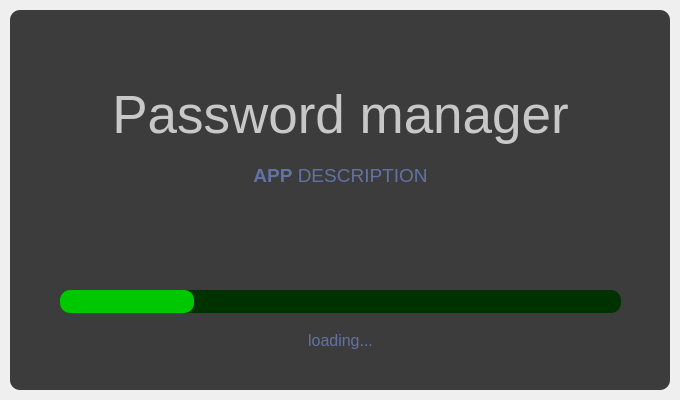
<?xml version="1.0" encoding="UTF-8"?>
<ui version="4.0">
 <class>SplashScreen</class>
 <widget class="QMainWindow" name="SplashScreen">
  <property name="geometry">
   <rect>
    <x>0</x>
    <y>0</y>
    <width>680</width>
    <height>400</height>
   </rect>
  </property>
  <property name="windowTitle">
   <string>MainWindow</string>
  </property>
  <widget class="QWidget" name="centralwidget">
   <layout class="QVBoxLayout" name="verticalLayout">
    <property name="spacing">
     <number>0</number>
    </property>
    <property name="leftMargin">
     <number>10</number>
    </property>
    <property name="topMargin">
     <number>10</number>
    </property>
    <property name="rightMargin">
     <number>10</number>
    </property>
    <property name="bottomMargin">
     <number>10</number>
    </property>
    <item>
     <widget class="QFrame" name="dropShadowFrame">
      <property name="styleSheet">
       <string notr="true">QFrame {	
	background-color: rgb(60, 60, 60);	
	border-radius: 10px;
}</string>
      </property>
      <property name="frameShape">
       <enum>QFrame::StyledPanel</enum>
      </property>
      <property name="frameShadow">
       <enum>QFrame::Raised</enum>
      </property>
      <widget class="QLabel" name="label_title">
       <property name="geometry">
        <rect>
         <x>0</x>
         <y>60</y>
         <width>661</width>
         <height>91</height>
        </rect>
       </property>
       <property name="font">
        <font>
         <family>Segoe UI</family>
         <pointsize>40</pointsize>
        </font>
       </property>
       <property name="styleSheet">
        <string notr="true">color: rgb(200, 200, 200);</string>
       </property>
       <property name="text">
        <string>&lt;html&gt;&lt;head/&gt;&lt;body&gt;&lt;p&gt;Password manager&lt;/p&gt;&lt;/body&gt;&lt;/html&gt;</string>
       </property>
       <property name="alignment">
        <set>Qt::AlignCenter</set>
       </property>
      </widget>
      <widget class="QLabel" name="label_description">
       <property name="geometry">
        <rect>
         <x>0</x>
         <y>150</y>
         <width>661</width>
         <height>31</height>
        </rect>
       </property>
       <property name="font">
        <font>
         <family>Segoe UI</family>
         <pointsize>14</pointsize>
        </font>
       </property>
       <property name="styleSheet">
        <string notr="true">color: rgb(98, 114, 164);</string>
       </property>
       <property name="text">
        <string>&lt;strong&gt;APP&lt;/strong&gt; DESCRIPTION</string>
       </property>
       <property name="alignment">
        <set>Qt::AlignCenter</set>
       </property>
      </widget>
      <widget class="QProgressBar" name="progressBar">
       <property name="geometry">
        <rect>
         <x>50</x>
         <y>280</y>
         <width>561</width>
         <height>23</height>
        </rect>
       </property>
       <property name="styleSheet">
        <string notr="true">QProgressBar {
	
	background-color: rgb(0, 50, 0);
	color: rgb(200, 200, 200);
	border-style: none;
	border-radius: 10px;
	text-align: center;
}
QProgressBar::chunk{
	border-radius: 10px;
	background-color: rgb(0, 200, 0)
}</string>
       </property>
       <property name="value">
        <number>24</number>
       </property>
       <property name="textVisible">
        <bool>false</bool>
       </property>
      </widget>
      <widget class="QLabel" name="label_loading">
       <property name="geometry">
        <rect>
         <x>0</x>
         <y>320</y>
         <width>661</width>
         <height>21</height>
        </rect>
       </property>
       <property name="font">
        <font>
         <family>Segoe UI</family>
         <pointsize>12</pointsize>
        </font>
       </property>
       <property name="styleSheet">
        <string notr="true">color: rgb(98, 114, 164);</string>
       </property>
       <property name="text">
        <string>loading...</string>
       </property>
       <property name="alignment">
        <set>Qt::AlignCenter</set>
       </property>
      </widget>
     </widget>
    </item>
   </layout>
  </widget>
 </widget>
 <resources/>
 <connections/>
</ui>
